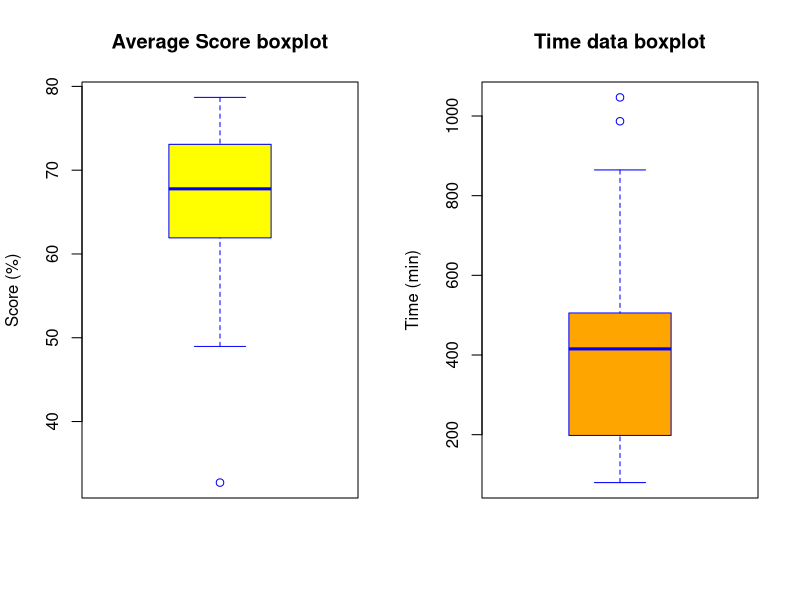
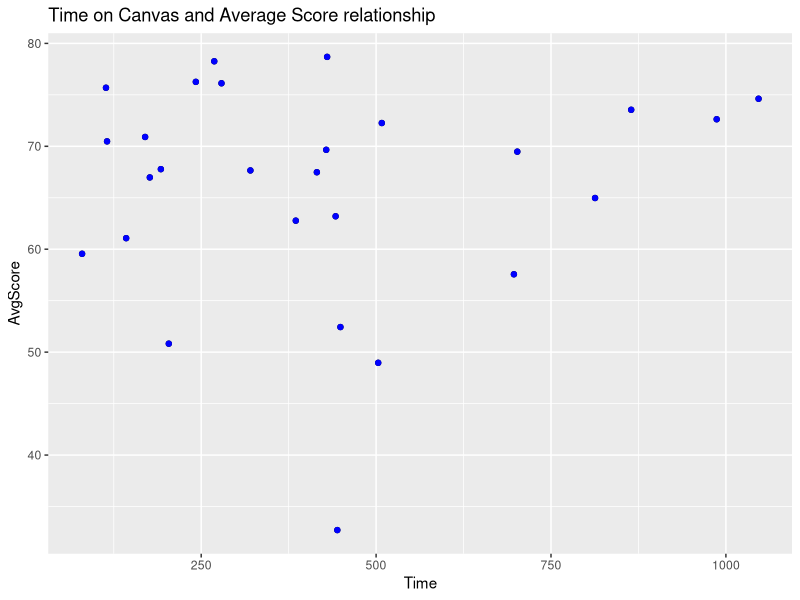
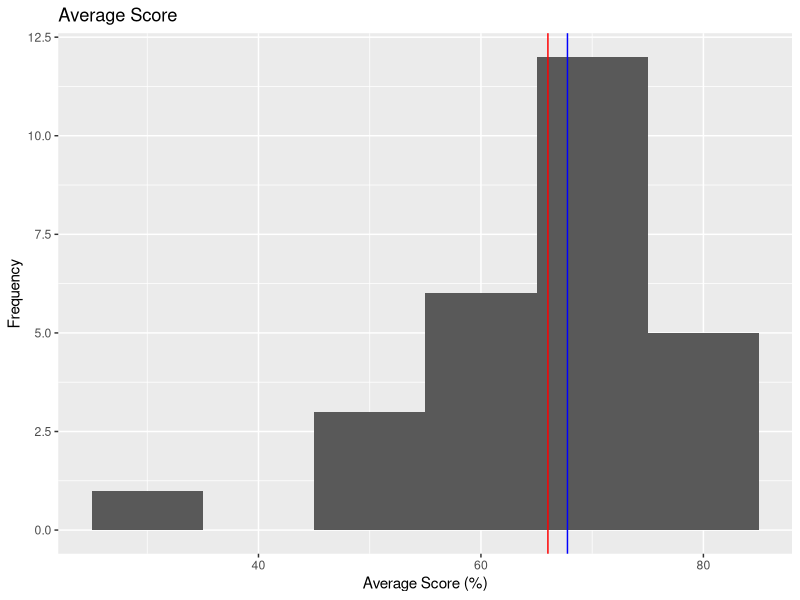
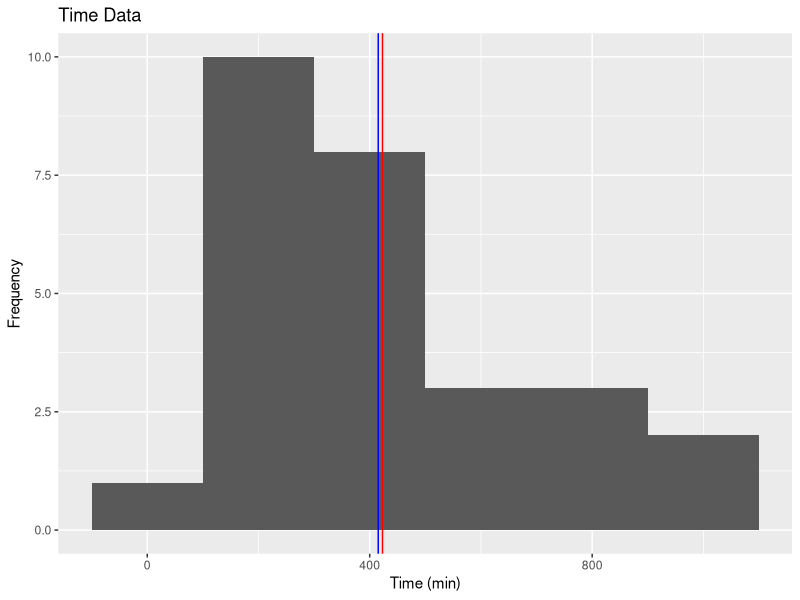
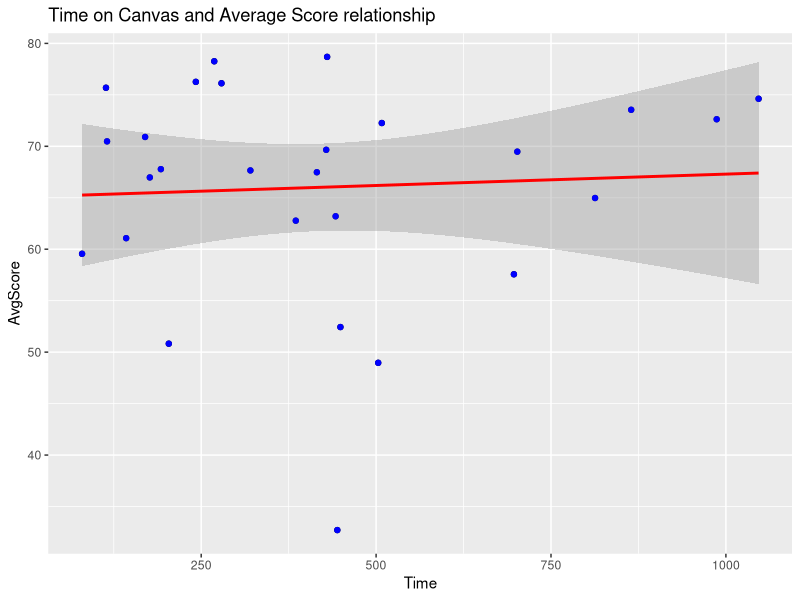
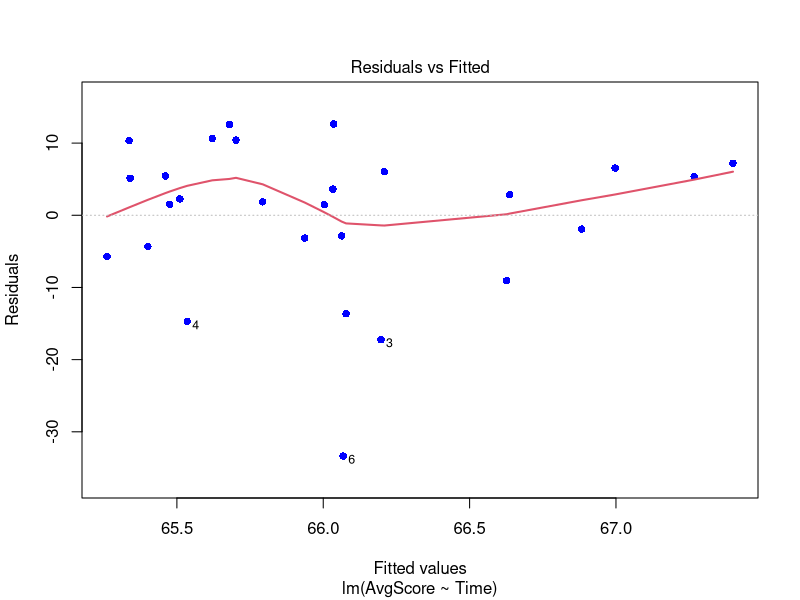
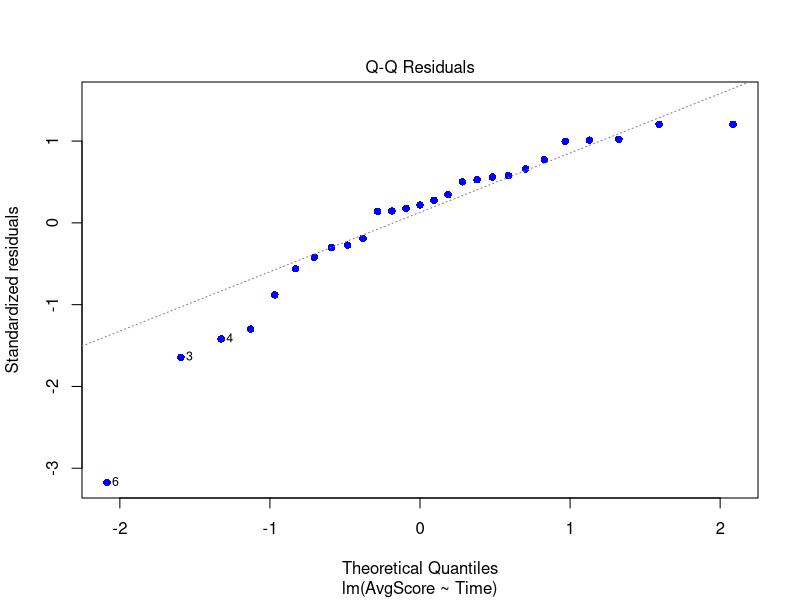
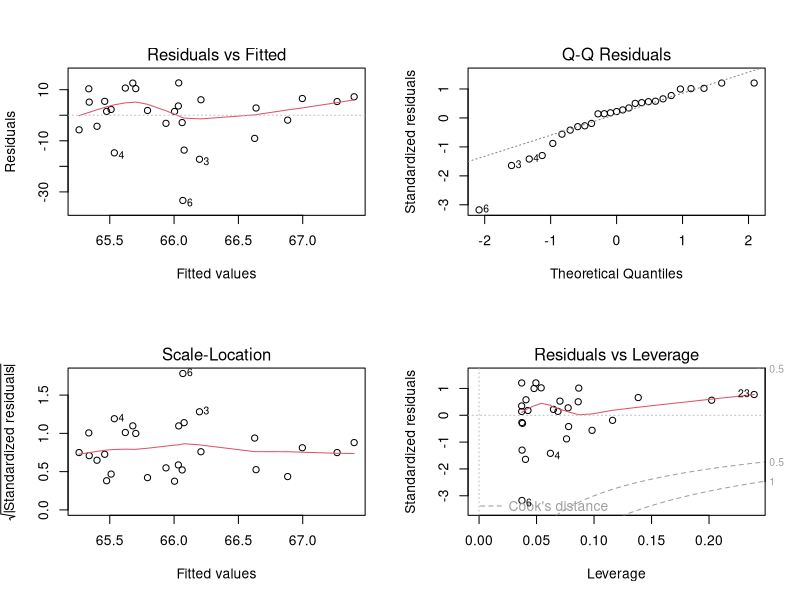

Write R code to recreate these figures, in order.
# import Excel file from drive
library(readxl)
newdata <- read_excel("student_data.xlsx")
head(newdata)

# Some packages
library(e1071) # it includes function to compute skewness
library(plyr) # it allows wrangling data
library(ggplot2) # it allows creating a number of different types of plots

# Graphical analysis
# displays data into quartiles and allows to detect any outliers
par(mfrow=c(1, 2))  # it divides graph area in two parts
boxplot(newdata$AvgScore, col = "yellow", border="blue",
        main = "Average Score boxplot",
        ylab = "Score (%)")
boxplot(newdata$Time, col = "orange", border="blue",
        main = "Time data boxplot",
        ylab = "Time (min)")

# outliers
boxplot.stats(newdata$AvgScore)$out
boxplot.stats(newdata$Time)$out

# Scatter Plot
qplot(Time, AvgScore, data = newdata,
      main = "Time on Canvas and Average Score relationship") +
  geom_point(colour = "blue", size = 1.5)

#Histogram to check the normality of data distribution

# Histogram of Average Score
qplot(AvgScore, data = newdata, geom="histogram", binwidth=10) +
  labs(title = "Average Score") +
  labs(x ="Average Score (%)") +
  labs(y = "Frequency") +
  geom_vline(xintercept = mean(newdata$AvgScore),
             show_guide=TRUE, color="red", labels="Average") +
  geom_vline(xintercept = median(newdata$AvgScore),
             show_guide=TRUE, color="blue", labels="Median")

# Histogram of Time
qplot(Time,data = newdata, geom="histogram", binwidth=200) +
  labs(title = "Time Data") +
  labs(x ="Time (min)") +
  labs(y = "Frequency") +
  geom_vline(xintercept = mean(newdata$Time),
             show_guide=TRUE, color="red", labels="Average") +
  geom_vline(xintercept = median(newdata$Time),
             show_guide=TRUE, color="blue", labels="Median")

# Linear Model building
qplot(Time, AvgScore, data = newdata,
      main = "Time on Canvas and Average Score relationship") +
  stat_smooth(method="lm", col="red", size=1) +
  geom_point(colour = "blue", size = 1.5)

#Linear Model Analysis
mod<- lm(AvgScore ~ Time, data=newdata)
summary(mod)


# t-statistics test
modSummary <- summary(mod)  # capture model summary as an object
modCoeff <- modSummary$coefficients  # model coefficients
beta.estimate <- modCoeff["Time", "Estimate"]  # get beta coefficient estimate
std.error <- modCoeff["Time", "Std. Error"]  # get standard error
t_value <- beta.estimate/std.error  # calculate t statistic
print(t_value) # print t-value

# Validation of Regression Analysis

# 1. Residuals vs Fitted values
par(mfrow = c(1,1))
plot(mod, pch=16, col="blue", lty=1, lwd=2, which=1)

# 2. Normal Q-Q
par(mfrow = c(1,1))
plot(mod, pch=16, col="blue", lty=1, lwd=2, which=2)

# 3. summary of all plot
par(mfrow = c(2,2)) # display a unique layout for all graphs
plot(mod)
